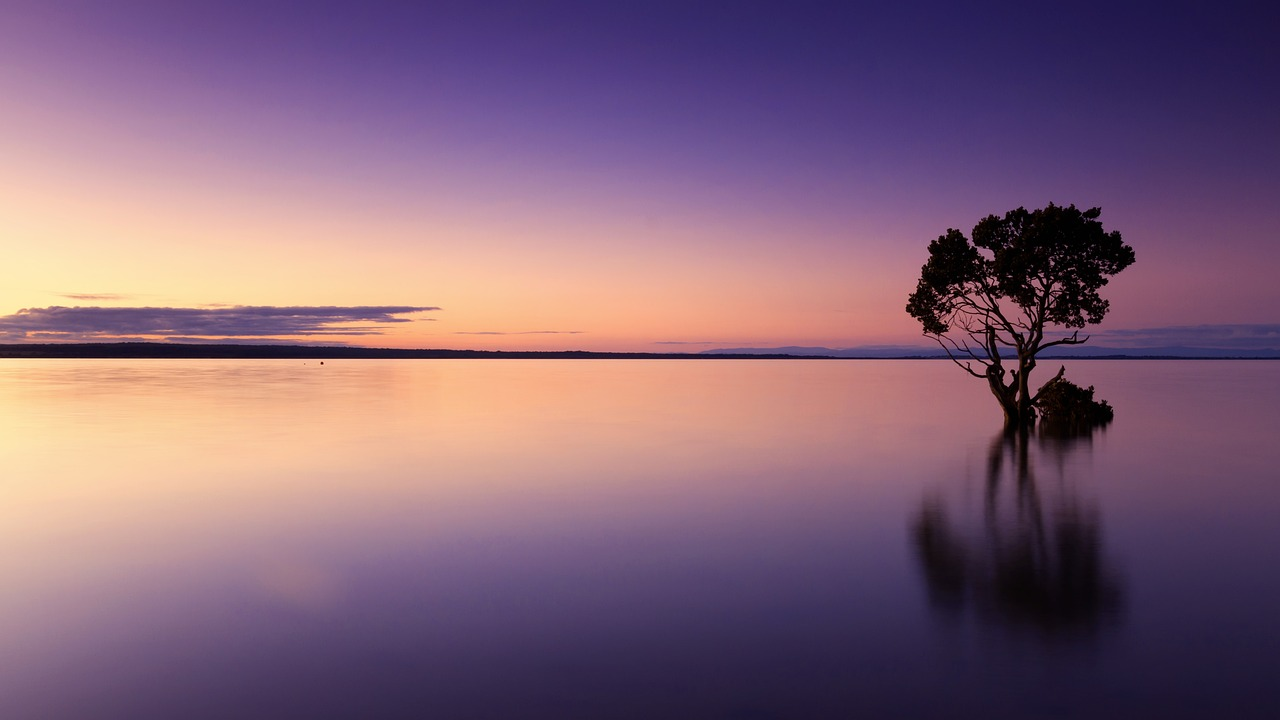
#> input picture input_image.png, 1280 x 720 px
$ python Task_2.py
#> lines starting #> are read from the running program, lines starting #| are printed output that depends on the picture
from PIL import Image
def encrypt_image(image_path, key):
    # Open the image
#> called with image_path = 'input_image.png', key = 128
    img = Image.open(image_path)
#> img is the input picture: PIL image 1280x720 RGB; mean R, G, B 130.5, 99, 119.5
    width, height = img.size
#> width = 1280; height = 720

    # Convert the image to RGB mode
    img_rgb = img.convert("RGB")

    # Create a new image for encryption
    encrypted_img = Image.new("RGB", (width, height))
#> encrypted_img: PIL image 1280x720 RGB; every value is 0

    for x in range(width):
        for y in range(height):
            r, g, b = img_rgb.getpixel((x, y))
            # Perform encryption operation (for example, bitwise XOR)
            r_encrypted = r ^ key
            g_encrypted = g ^ key
            b_encrypted = b ^ key
            # Set the encrypted pixel value in the new image
            encrypted_img.putpixel((x, y), (r_encrypted, g_encrypted, b_encrypted))
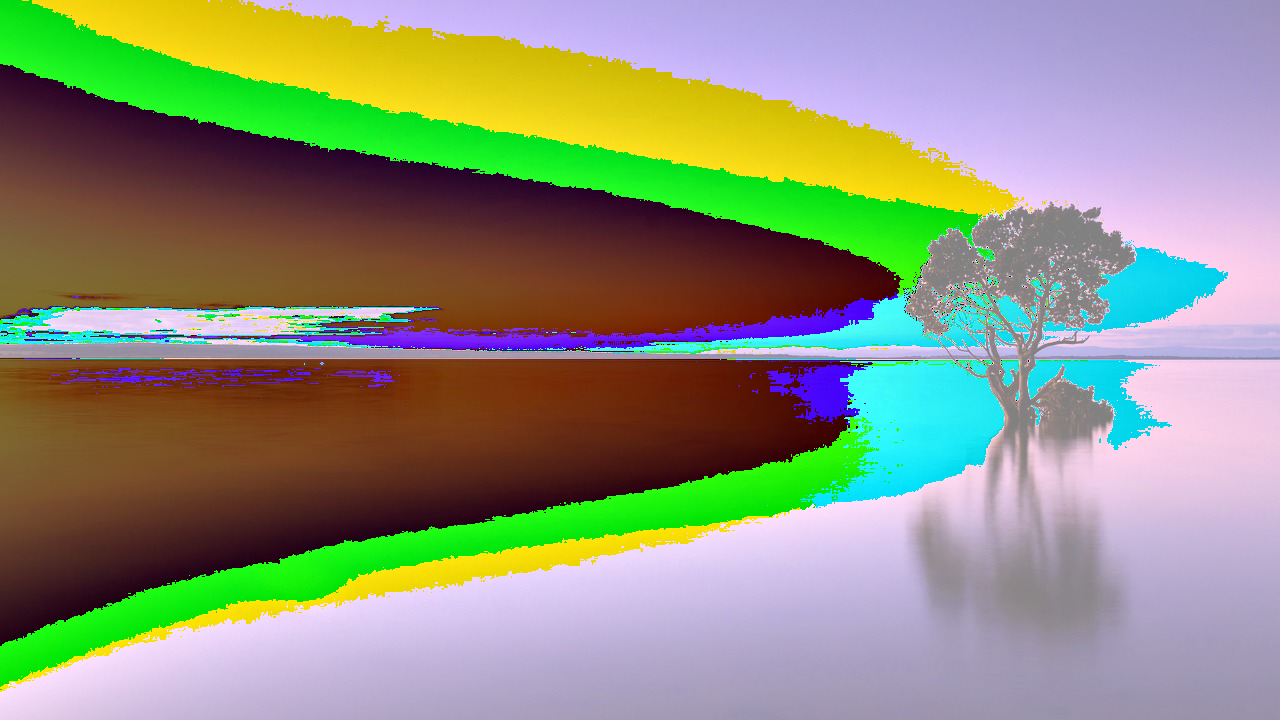
#> encrypted_img: PIL image 1280x720 RGB; mean R, G, B 140.6, 145, 122.4

    # Save the encrypted image
    encrypted_img.save("encrypted_image.png")
    print("Image encrypted successfully!")


def decrypt_image(image_path, key):
    # Open the encrypted image
#> called with image_path = 'encrypted_image.png', key = 128
    encrypted_img = Image.open(image_path)
    width, height = encrypted_img.size
#> width = 1280; height = 720

    # Create a new image for decryption
    decrypted_img = Image.new("RGB", (width, height))

    for x in range(width):
        for y in range(height):
            r, g, b = encrypted_img.getpixel((x, y))
            # Perform decryption operation (in this case, the same operation as encryption)
            r_decrypted = r ^ key
            g_decrypted = g ^ key
            b_decrypted = b ^ key
            # Set the decrypted pixel value in the new image
            decrypted_img.putpixel((x, y), (r_decrypted, g_decrypted, b_decrypted))

    # Save the decrypted image
    decrypted_img.save("decrypted_image.png")
    print("Image decrypted successfully!")


# Example usage:
# Encrypt image
encrypt_image("input_image.png", 128)

# Decrypt image
decrypt_image("encrypted_image.png", 128)
